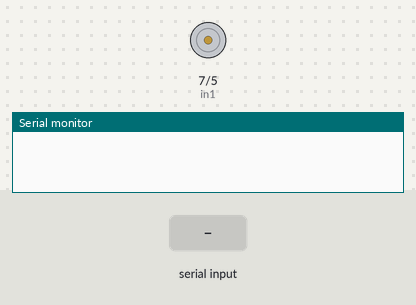
Bench run of a sketch on a simulated Arduino Uno, built with avr-gcc and run on an emulated ATmega328P. On the bench: motor-driver pin pairs drawn as motors (green arrow = first pin HIGH = forward, orange = second pin HIGH = backward, longer = more drive), the last lines printed to the serial monitor. Inputs (shaded band) come from the test bench.

Above: at 1.2 s.
1.3 s: "1" received over Serial
At 2.4 s:
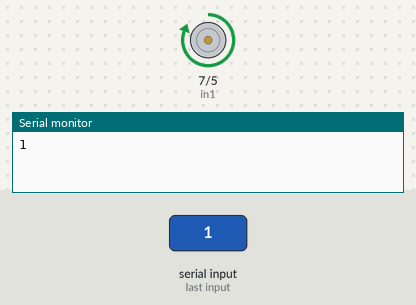
2.8 s: "2" received over Serial
At 3.6 s:
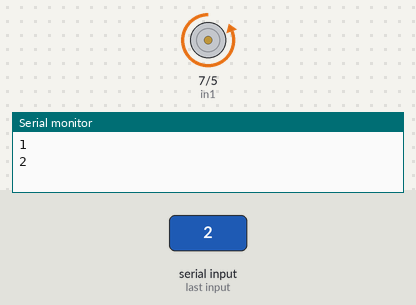
4.3 s: "0" received over Serial
At 4.7 s:
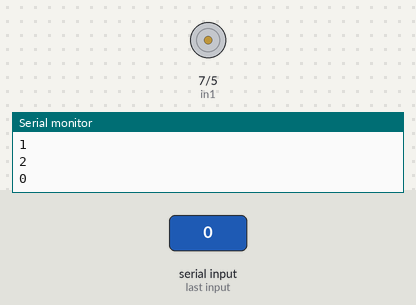
Timing chart, 0 to 7.3 s (numbered marks = the images above; inputs shaded):
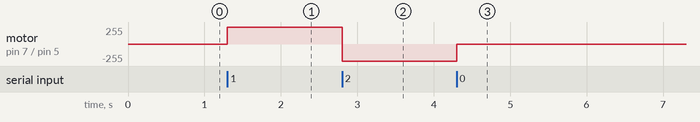

Measured:
- after the input at 1.3 s, motor on pin 7 (in1) / pin 5 (in2): stopped → forward 255/255 at once
- after the input at 2.8 s, motor on pin 7 (in1) / pin 5 (in2): forward 255/255 → backward 255/255 at once
- after the input at 4.3 s, motor on pin 7 (in1) / pin 5 (in2): backward 255/255 → stopped at once

The sketch:

serial_dc.ino
```cpp
int in1 = 7;
int in2 = 5;

void setup() {
  Serial.begin(115200);
  pinMode(in1, OUTPUT);
  pinMode(in2, OUTPUT);
}

void loop() {
  if(Serial.available()){
    char ch = Serial.read();
    Serial.println(ch);

    if(ch == '1'){
      digitalWrite(in1, HIGH);
      digitalWrite(in2, LOW);
    }else if(ch == '2'){
      digitalWrite(in1, LOW);
      digitalWrite(in2, HIGH);
    }else{
      digitalWrite(in1, LOW);
      digitalWrite(in2, LOW);
    }
  }
}
```
